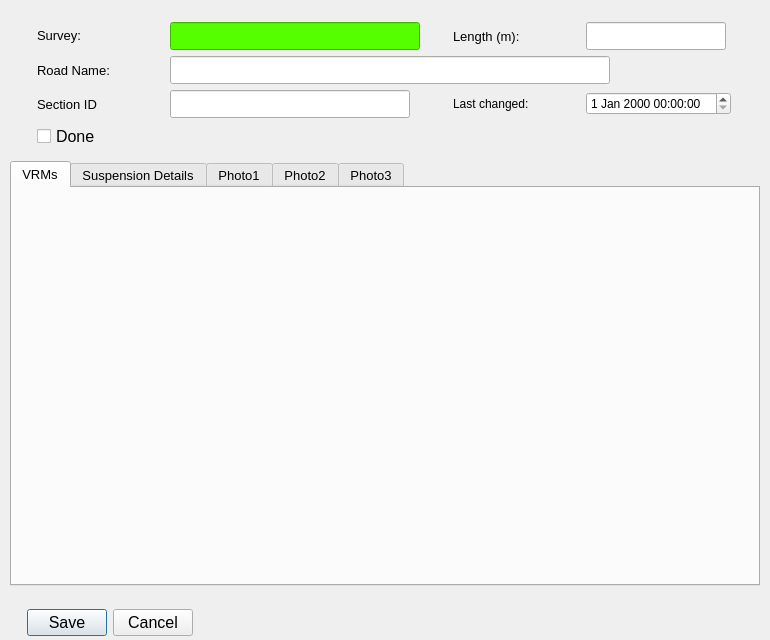
<?xml version="1.0" encoding="UTF-8"?>
<ui version="4.0">
 <class>Dialog</class>
 <widget class="QDialog" name="Dialog">
  <property name="geometry">
   <rect>
    <x>0</x>
    <y>0</y>
    <width>770</width>
    <height>640</height>
   </rect>
  </property>
  <property name="minimumSize">
   <size>
    <width>770</width>
    <height>640</height>
   </size>
  </property>
  <property name="maximumSize">
   <size>
    <width>770</width>
    <height>640</height>
   </size>
  </property>
  <property name="font">
   <font>
    <family>Arial</family>
   </font>
  </property>
  <property name="windowTitle">
   <string>Dialog</string>
  </property>
  <property name="sizeGripEnabled">
   <bool>false</bool>
  </property>
  <widget class="QWidget" name="layoutWidget">
   <property name="geometry">
    <rect>
     <x>9</x>
     <y>16</y>
     <width>752</width>
     <height>638</height>
    </rect>
   </property>
   <layout class="QGridLayout" name="gridLayout_11">
    <item row="0" column="0">
     <layout class="QGridLayout" name="gridLayout_3">
      <item row="0" column="0">
       <widget class="QLabel" name="label_3">
        <property name="minimumSize">
         <size>
          <width>100</width>
          <height>25</height>
         </size>
        </property>
        <property name="maximumSize">
         <size>
          <width>100</width>
          <height>25</height>
         </size>
        </property>
        <property name="font">
         <font>
          <pointsize>10</pointsize>
         </font>
        </property>
        <property name="text">
         <string>Survey:</string>
        </property>
       </widget>
      </item>
      <item row="2" column="0">
       <widget class="QLabel" name="label_2">
        <property name="minimumSize">
         <size>
          <width>80</width>
          <height>22</height>
         </size>
        </property>
        <property name="maximumSize">
         <size>
          <width>80</width>
          <height>22</height>
         </size>
        </property>
        <property name="font">
         <font>
          <pointsize>10</pointsize>
         </font>
        </property>
        <property name="text">
         <string>Section ID</string>
        </property>
       </widget>
      </item>
      <item row="1" column="1" colspan="3">
       <widget class="QLineEdit" name="RoadName">
        <property name="minimumSize">
         <size>
          <width>440</width>
          <height>28</height>
         </size>
        </property>
        <property name="maximumSize">
         <size>
          <width>440</width>
          <height>28</height>
         </size>
        </property>
        <property name="font">
         <font>
          <pointsize>10</pointsize>
         </font>
        </property>
        <property name="inputMask">
         <string/>
        </property>
        <property name="alignment">
         <set>Qt::AlignJustify|Qt::AlignVCenter</set>
        </property>
        <property name="readOnly">
         <bool>true</bool>
        </property>
        <property name="placeholderText">
         <string/>
        </property>
       </widget>
      </item>
      <item row="0" column="3">
       <widget class="QLineEdit" name="SectionLength">
        <property name="minimumSize">
         <size>
          <width>140</width>
          <height>28</height>
         </size>
        </property>
        <property name="maximumSize">
         <size>
          <width>140</width>
          <height>28</height>
         </size>
        </property>
        <property name="font">
         <font>
          <pointsize>10</pointsize>
         </font>
        </property>
        <property name="readOnly">
         <bool>true</bool>
        </property>
       </widget>
      </item>
      <item row="1" column="0">
       <widget class="QLabel" name="label">
        <property name="minimumSize">
         <size>
          <width>100</width>
          <height>22</height>
         </size>
        </property>
        <property name="maximumSize">
         <size>
          <width>100</width>
          <height>22</height>
         </size>
        </property>
        <property name="font">
         <font>
          <pointsize>10</pointsize>
         </font>
        </property>
        <property name="text">
         <string>Road Name:</string>
        </property>
       </widget>
      </item>
      <item row="0" column="2">
       <widget class="QLabel" name="label_5">
        <property name="minimumSize">
         <size>
          <width>100</width>
          <height>22</height>
         </size>
        </property>
        <property name="maximumSize">
         <size>
          <width>100</width>
          <height>22</height>
         </size>
        </property>
        <property name="font">
         <font>
          <pointsize>10</pointsize>
         </font>
        </property>
        <property name="text">
         <string>Length (m):</string>
        </property>
       </widget>
      </item>
      <item row="2" column="1">
       <widget class="QLineEdit" name="gid">
        <property name="minimumSize">
         <size>
          <width>240</width>
          <height>28</height>
         </size>
        </property>
        <property name="maximumSize">
         <size>
          <width>240</width>
          <height>28</height>
         </size>
        </property>
        <property name="font">
         <font>
          <pointsize>10</pointsize>
         </font>
        </property>
       </widget>
      </item>
      <item row="0" column="1">
       <widget class="QLineEdit" name="SurveyID">
        <property name="minimumSize">
         <size>
          <width>250</width>
          <height>28</height>
         </size>
        </property>
        <property name="maximumSize">
         <size>
          <width>250</width>
          <height>28</height>
         </size>
        </property>
        <property name="font">
         <font>
          <pointsize>10</pointsize>
         </font>
        </property>
        <property name="styleSheet">
         <string notr="true">background-color: rgb(85, 255, 0);</string>
        </property>
       </widget>
      </item>
      <item row="3" column="0">
       <widget class="QCheckBox" name="Done">
        <property name="minimumSize">
         <size>
          <width>100</width>
          <height>25</height>
         </size>
        </property>
        <property name="maximumSize">
         <size>
          <width>100</width>
          <height>25</height>
         </size>
        </property>
        <property name="font">
         <font>
          <pointsize>12</pointsize>
         </font>
        </property>
        <property name="text">
         <string>Done</string>
        </property>
       </widget>
      </item>
      <item row="2" column="3">
       <widget class="QDateTimeEdit" name="DemandSurveyDateTime"/>
      </item>
      <item row="2" column="2">
       <widget class="QLabel" name="label_6">
        <property name="text">
         <string>Last changed:</string>
        </property>
       </widget>
      </item>
     </layout>
    </item>
    <item row="2" column="0">
     <widget class="QDialogButtonBox" name="button_box">
      <property name="minimumSize">
       <size>
        <width>200</width>
        <height>50</height>
       </size>
      </property>
      <property name="maximumSize">
       <size>
        <width>200</width>
        <height>50</height>
       </size>
      </property>
      <property name="font">
       <font>
        <pointsize>12</pointsize>
        <weight>50</weight>
        <bold>false</bold>
        <kerning>true</kerning>
       </font>
      </property>
      <property name="orientation">
       <enum>Qt::Horizontal</enum>
      </property>
      <property name="standardButtons">
       <set>QDialogButtonBox::Cancel|QDialogButtonBox::Save</set>
      </property>
      <property name="centerButtons">
       <bool>true</bool>
      </property>
     </widget>
    </item>
    <item row="1" column="0">
     <widget class="QTabWidget" name="Details">
      <property name="minimumSize">
       <size>
        <width>750</width>
        <height>425</height>
       </size>
      </property>
      <property name="maximumSize">
       <size>
        <width>750</width>
        <height>425</height>
       </size>
      </property>
      <property name="font">
       <font>
        <pointsize>10</pointsize>
       </font>
      </property>
      <property name="cursor">
       <cursorShape>IBeamCursor</cursorShape>
      </property>
      <property name="mouseTracking">
       <bool>true</bool>
      </property>
      <property name="acceptDrops">
       <bool>true</bool>
      </property>
      <property name="currentIndex">
       <number>0</number>
      </property>
      <widget class="QWidget" name="VRMs">
       <attribute name="title">
        <string>VRMs</string>
       </attribute>
       <layout class="QGridLayout" name="gridLayout_5"/>
      </widget>
      <widget class="QWidget" name="Suspension_Details">
       <attribute name="title">
        <string>Suspension Details</string>
       </attribute>
       <layout class="QGridLayout" name="gridLayout_2">
        <item row="0" column="0">
         <widget class="QLabel" name="lbl_NrBaysSuspended">
          <property name="mouseTracking">
           <bool>true</bool>
          </property>
          <property name="acceptDrops">
           <bool>true</bool>
          </property>
          <property name="text">
           <string>Nr Spaces Suspended:</string>
          </property>
          <property name="wordWrap">
           <bool>true</bool>
          </property>
         </widget>
        </item>
        <item row="0" column="1" colspan="2">
         <widget class="QLineEdit" name="NrBaysSuspended">
          <property name="minimumSize">
           <size>
            <width>150</width>
            <height>25</height>
           </size>
          </property>
          <property name="maximumSize">
           <size>
            <width>150</width>
            <height>25</height>
           </size>
          </property>
          <property name="styleSheet">
           <string notr="true">background-color: rgb(85, 255, 0);</string>
          </property>
         </widget>
        </item>
        <item row="1" column="0">
         <widget class="QLabel" name="NrBaysSuspended_2">
          <property name="mouseTracking">
           <bool>true</bool>
          </property>
          <property name="acceptDrops">
           <bool>true</bool>
          </property>
          <property name="text">
           <string>Suspension Reference:</string>
          </property>
          <property name="wordWrap">
           <bool>true</bool>
          </property>
         </widget>
        </item>
        <item row="2" column="0">
         <widget class="QLabel" name="Susp_Reason_Label">
          <property name="mouseTracking">
           <bool>true</bool>
          </property>
          <property name="acceptDrops">
           <bool>true</bool>
          </property>
          <property name="text">
           <string>Reason for Suspension:</string>
          </property>
          <property name="wordWrap">
           <bool>true</bool>
          </property>
         </widget>
        </item>
        <item row="1" column="1" colspan="3">
         <widget class="QLineEdit" name="SuspensionReference">
          <property name="minimumSize">
           <size>
            <width>390</width>
            <height>25</height>
           </size>
          </property>
          <property name="maximumSize">
           <size>
            <width>390</width>
            <height>25</height>
           </size>
          </property>
         </widget>
        </item>
        <item row="2" column="1" colspan="3">
         <widget class="QLineEdit" name="SuspensionReason">
          <property name="minimumSize">
           <size>
            <width>390</width>
            <height>25</height>
           </size>
          </property>
          <property name="maximumSize">
           <size>
            <width>390</width>
            <height>25</height>
           </size>
          </property>
          <property name="font">
           <font>
            <pointsize>10</pointsize>
           </font>
          </property>
          <property name="focusPolicy">
           <enum>Qt::ClickFocus</enum>
          </property>
         </widget>
        </item>
        <item row="3" column="0">
         <widget class="QLabel" name="Susp_Reason_Label_2">
          <property name="mouseTracking">
           <bool>true</bool>
          </property>
          <property name="acceptDrops">
           <bool>true</bool>
          </property>
          <property name="text">
           <string>Suspension Notes:</string>
          </property>
          <property name="wordWrap">
           <bool>true</bool>
          </property>
         </widget>
        </item>
        <item row="4" column="0" colspan="4">
         <widget class="QLineEdit" name="SuspensionNotes">
          <property name="minimumSize">
           <size>
            <width>0</width>
            <height>100</height>
           </size>
          </property>
          <property name="font">
           <font>
            <pointsize>10</pointsize>
           </font>
          </property>
          <property name="focusPolicy">
           <enum>Qt::ClickFocus</enum>
          </property>
          <property name="alignment">
           <set>Qt::AlignLeading|Qt::AlignLeft|Qt::AlignTop</set>
          </property>
         </widget>
        </item>
       </layout>
      </widget>
      <widget class="QWidget" name="Photos_01">
       <attribute name="title">
        <string>Photo1</string>
       </attribute>
       <layout class="QGridLayout" name="gridLayout_8">
        <item row="0" column="0">
         <widget class="QLabel" name="Photo_Widget_01">
          <property name="sizePolicy">
           <sizepolicy hsizetype="Fixed" vsizetype="Fixed">
            <horstretch>0</horstretch>
            <verstretch>0</verstretch>
           </sizepolicy>
          </property>
          <property name="maximumSize">
           <size>
            <width>640</width>
            <height>480</height>
           </size>
          </property>
          <property name="autoFillBackground">
           <bool>true</bool>
          </property>
          <property name="text">
           <string>Photo not found</string>
          </property>
         </widget>
        </item>
        <item row="1" column="0">
         <widget class="QPushButton" name="startCamera1">
          <property name="maximumSize">
           <size>
            <width>150</width>
            <height>16777215</height>
           </size>
          </property>
          <property name="text">
           <string>open Camera</string>
          </property>
          <property name="icon">
           <iconset>
            <normaloff>../../../../PC18-26 Carnegie Library Lambeth/Mapping/Templates/camara_foto.png</normaloff>../../../../PC18-26 Carnegie Library Lambeth/Mapping/Templates/camara_foto.png</iconset>
          </property>
          <property name="checkable">
           <bool>true</bool>
          </property>
          <property name="autoDefault">
           <bool>false</bool>
          </property>
          <property name="default">
           <bool>false</bool>
          </property>
         </widget>
        </item>
        <item row="1" column="1">
         <widget class="QPushButton" name="getPhoto1">
          <property name="maximumSize">
           <size>
            <width>150</width>
            <height>16777215</height>
           </size>
          </property>
          <property name="text">
           <string>take Photo</string>
          </property>
          <property name="icon">
           <iconset>
            <normaloff>../../../../PC18-26 Carnegie Library Lambeth/Mapping/Templates/take-photo-icon-21.jpg</normaloff>../../../../PC18-26 Carnegie Library Lambeth/Mapping/Templates/take-photo-icon-21.jpg</iconset>
          </property>
          <property name="checkable">
           <bool>false</bool>
          </property>
          <property name="autoDefault">
           <bool>false</bool>
          </property>
         </widget>
        </item>
       </layout>
      </widget>
      <widget class="QWidget" name="Photos_02">
       <attribute name="title">
        <string>Photo2</string>
       </attribute>
       <layout class="QGridLayout" name="gridLayout_7">
        <item row="0" column="0">
         <widget class="QLabel" name="Photo_Widget_02">
          <property name="sizePolicy">
           <sizepolicy hsizetype="Fixed" vsizetype="Fixed">
            <horstretch>0</horstretch>
            <verstretch>0</verstretch>
           </sizepolicy>
          </property>
          <property name="maximumSize">
           <size>
            <width>640</width>
            <height>480</height>
           </size>
          </property>
          <property name="autoFillBackground">
           <bool>true</bool>
          </property>
          <property name="text">
           <string>Photo not found</string>
          </property>
         </widget>
        </item>
        <item row="1" column="0">
         <widget class="QPushButton" name="startCamera2">
          <property name="maximumSize">
           <size>
            <width>150</width>
            <height>16777215</height>
           </size>
          </property>
          <property name="text">
           <string>open Camera</string>
          </property>
          <property name="icon">
           <iconset>
            <normaloff>../../../../PC18-26 Carnegie Library Lambeth/Mapping/Templates/camara_foto.png</normaloff>../../../../PC18-26 Carnegie Library Lambeth/Mapping/Templates/camara_foto.png</iconset>
          </property>
          <property name="checkable">
           <bool>true</bool>
          </property>
          <property name="autoDefault">
           <bool>false</bool>
          </property>
          <property name="default">
           <bool>false</bool>
          </property>
         </widget>
        </item>
        <item row="1" column="1">
         <widget class="QPushButton" name="getPhoto2">
          <property name="maximumSize">
           <size>
            <width>150</width>
            <height>16777215</height>
           </size>
          </property>
          <property name="text">
           <string>take Photo</string>
          </property>
          <property name="icon">
           <iconset>
            <normaloff>../../../../PC18-26 Carnegie Library Lambeth/Mapping/Templates/take-photo-icon-21.jpg</normaloff>../../../../PC18-26 Carnegie Library Lambeth/Mapping/Templates/take-photo-icon-21.jpg</iconset>
          </property>
          <property name="checkable">
           <bool>false</bool>
          </property>
          <property name="autoDefault">
           <bool>false</bool>
          </property>
         </widget>
        </item>
       </layout>
      </widget>
      <widget class="QWidget" name="Photos_03">
       <attribute name="title">
        <string>Photo3</string>
       </attribute>
       <layout class="QGridLayout" name="gridLayout">
        <item row="0" column="0">
         <widget class="QLabel" name="Photo_Widget_03">
          <property name="sizePolicy">
           <sizepolicy hsizetype="Fixed" vsizetype="Fixed">
            <horstretch>0</horstretch>
            <verstretch>0</verstretch>
           </sizepolicy>
          </property>
          <property name="maximumSize">
           <size>
            <width>640</width>
            <height>480</height>
           </size>
          </property>
          <property name="autoFillBackground">
           <bool>true</bool>
          </property>
          <property name="text">
           <string>Photo not found</string>
          </property>
         </widget>
        </item>
        <item row="1" column="0">
         <widget class="QPushButton" name="startCamera3">
          <property name="maximumSize">
           <size>
            <width>150</width>
            <height>16777215</height>
           </size>
          </property>
          <property name="text">
           <string>open Camera</string>
          </property>
          <property name="icon">
           <iconset>
            <normaloff>../../../../PC18-26 Carnegie Library Lambeth/Mapping/Templates/camara_foto.png</normaloff>../../../../PC18-26 Carnegie Library Lambeth/Mapping/Templates/camara_foto.png</iconset>
          </property>
          <property name="checkable">
           <bool>true</bool>
          </property>
          <property name="autoDefault">
           <bool>false</bool>
          </property>
          <property name="default">
           <bool>false</bool>
          </property>
         </widget>
        </item>
        <item row="1" column="1">
         <widget class="QPushButton" name="getPhoto3">
          <property name="maximumSize">
           <size>
            <width>150</width>
            <height>16777215</height>
           </size>
          </property>
          <property name="text">
           <string>take Photo</string>
          </property>
          <property name="icon">
           <iconset>
            <normaloff>../../../../PC18-26 Carnegie Library Lambeth/Mapping/Templates/take-photo-icon-21.jpg</normaloff>../../../../PC18-26 Carnegie Library Lambeth/Mapping/Templates/take-photo-icon-21.jpg</iconset>
          </property>
          <property name="checkable">
           <bool>false</bool>
          </property>
          <property name="autoDefault">
           <bool>false</bool>
          </property>
         </widget>
        </item>
       </layout>
      </widget>
     </widget>
    </item>
   </layout>
  </widget>
 </widget>
 <tabstops>
  <tabstop>RoadName</tabstop>
  <tabstop>button_box</tabstop>
  <tabstop>gid</tabstop>
  <tabstop>SurveyID</tabstop>
  <tabstop>SectionLength</tabstop>
  <tabstop>Details</tabstop>
  <tabstop>NrBaysSuspended</tabstop>
  <tabstop>SuspensionReference</tabstop>
  <tabstop>startCamera1</tabstop>
  <tabstop>getPhoto1</tabstop>
  <tabstop>startCamera2</tabstop>
  <tabstop>getPhoto2</tabstop>
  <tabstop>startCamera3</tabstop>
  <tabstop>getPhoto3</tabstop>
 </tabstops>
 <resources/>
 <connections>
  <connection>
   <sender>button_box</sender>
   <signal>accepted()</signal>
   <receiver>Dialog</receiver>
   <slot>accept()</slot>
   <hints>
    <hint type="sourcelabel">
     <x>194</x>
     <y>558</y>
    </hint>
    <hint type="destinationlabel">
     <x>299</x>
     <y>299</y>
    </hint>
   </hints>
  </connection>
  <connection>
   <sender>button_box</sender>
   <signal>rejected()</signal>
   <receiver>Dialog</receiver>
   <slot>reject()</slot>
   <hints>
    <hint type="sourcelabel">
     <x>109</x>
     <y>607</y>
    </hint>
    <hint type="destinationlabel">
     <x>384</x>
     <y>319</y>
    </hint>
   </hints>
  </connection>
 </connections>
</ui>
